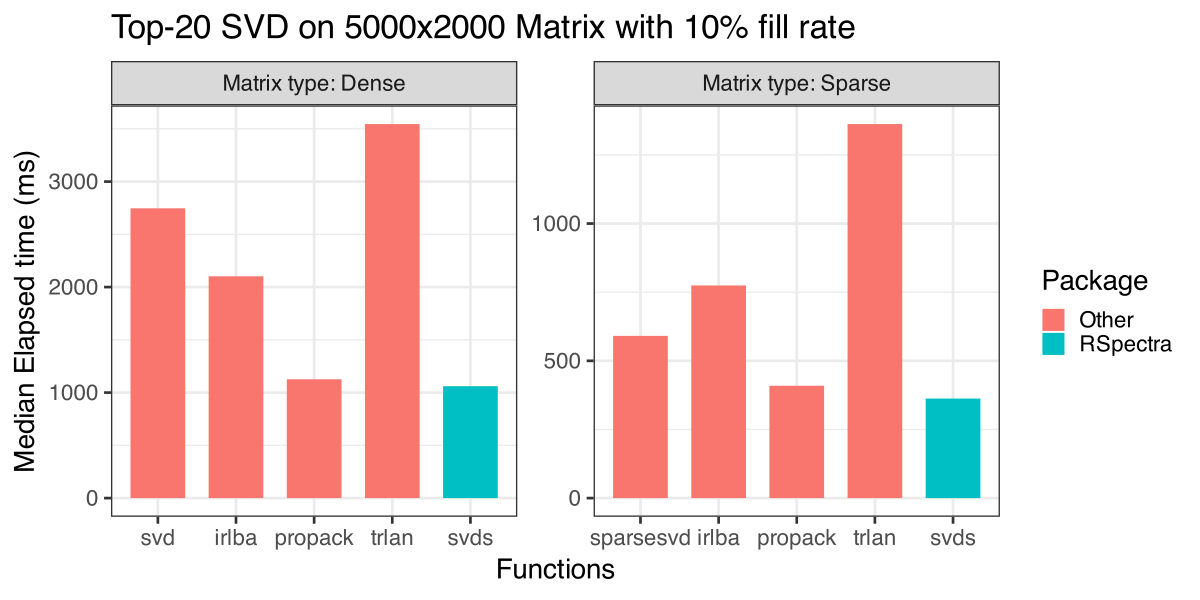

This figure's R source:
library(Matrix)
library(RSpectra)
library(svd)
library(irlba)
library(sparsesvd)
library(microbenchmark)
library(dplyr)
library(ggplot2)

n = 5000
p = 2000
rate = 0.1
nu = nv = k = 20

set.seed(42)
x = matrix(rnorm(n * p), n)
x[sample(n * p, floor(n * p * (1 - rate)))] = 0
xsp = as(x, "dgCMatrix")

## For svd package
f = function(v) as.numeric(xsp %*% v)
tf = function(v) as.numeric(crossprod(xsp, v))
extx = extmat(f, tf, nrow(xsp), ncol(xsp))

res = microbenchmark(
    "svd"             = svd(x, nu, nv),
    "svds"            = svds(x, k, nu, nv, opts = list(tol = 1e-8)),
    "propack"         = propack.svd(x, k, opts = list(tol = 1e-8)),
    "trlan"           = trlan.svd(x, k, opts = list(tol = 1e-8)),
    "irlba"           = irlba(x, nu, nv, tol = 1e-8),
    "svds[sparse]"    = svds(xsp, k, nu, nv, opts = list(tol = 1e-8)),
    "propack[sparse]" = propack.svd(extx, k, opts = list(tol = 1e-8)),
    "trlan[sparse]"   = trlan.svd(extx, k, opts = list(tol = 1e-8)),
    "irlba[sparse]"   = irlba(xsp, nu, nv, tol = 1e-8),
    "sparsesvd[sparse]" = sparsesvd(xsp, rank=k),
    times = 3
)

dat = as.data.frame(res)
dat$type = ifelse(grepl("sparse", dat$expr), "Matrix type: Sparse",
                                             "Matrix type: Dense")
dat$expr = factor(gsub("\\[sparse\\]", "", dat$expr),
                  levels = c("svd", "sparsesvd", "irlba", "propack", "trlan", "svds"))
dat = dat %>% group_by(expr, type) %>% summarize(medtime = median(time) / 1e6)
dat$Package = ifelse(grepl("svds", dat$expr), "RSpectra", "Other")

if (!interactive()) cairo_pdf(file="svd_solvers.pdf", width=12, height=6)
ggplot(dat, aes(x = expr, y = medtime)) +
    facet_wrap(~ type, scales = "free", ncol = 2) +
    geom_bar(aes(fill = Package), stat = "identity", width = 0.7) +
    scale_y_continuous("Median Elapsed time (ms)") +
    scale_x_discrete("Functions") +
    ggtitle(sprintf("Top-%d SVD on %dx%d Matrix with %g%% fill rate", k, n, p, 100 * rate)) +
    theme_bw(base_size = 20) +
    theme(plot.title = element_text(hjust = 0.5)) |>
    print()
if (!interactive()) dev.off()
